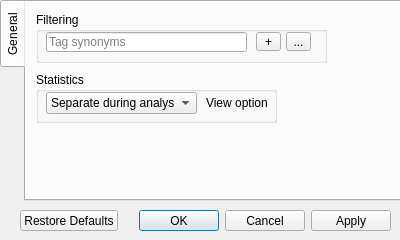
<?xml version="1.0" encoding="UTF-8"?>
<ui version="4.0">
 <class>pref_dialog</class>
 <widget class="QDialog" name="pref_dialog">
  <property name="geometry">
   <rect>
    <x>0</x>
    <y>0</y>
    <width>400</width>
    <height>240</height>
   </rect>
  </property>
  <property name="windowTitle">
   <string>Preferences</string>
  </property>
  <property name="windowIcon">
   <iconset>
    <normaloff>pic/256x256_WhiteLogo.png</normaloff>pic/256x256_WhiteLogo.png</iconset>
  </property>
  <widget class="QDialogButtonBox" name="pref_buttonBox">
   <property name="geometry">
    <rect>
     <x>20</x>
     <y>210</y>
     <width>371</width>
     <height>21</height>
    </rect>
   </property>
   <property name="orientation">
    <enum>Qt::Horizontal</enum>
   </property>
   <property name="standardButtons">
    <set>QDialogButtonBox::Apply|QDialogButtonBox::Cancel|QDialogButtonBox::Ok|QDialogButtonBox::RestoreDefaults</set>
   </property>
  </widget>
  <widget class="QTabWidget" name="tabWidget">
   <property name="geometry">
    <rect>
     <x>0</x>
     <y>0</y>
     <width>401</width>
     <height>201</height>
    </rect>
   </property>
   <property name="autoFillBackground">
    <bool>true</bool>
   </property>
   <property name="tabPosition">
    <enum>QTabWidget::West</enum>
   </property>
   <property name="currentIndex">
    <number>0</number>
   </property>
   <property name="documentMode">
    <bool>false</bool>
   </property>
   <widget class="QWidget" name="tab">
    <attribute name="title">
     <string>General</string>
    </attribute>
    <widget class="QGroupBox" name="groupBox">
     <property name="geometry">
      <rect>
       <x>10</x>
       <y>10</y>
       <width>291</width>
       <height>51</height>
      </rect>
     </property>
     <property name="title">
      <string>Filtering</string>
     </property>
     <widget class="QLineEdit" name="synonyms_lineEdit">
      <property name="geometry">
       <rect>
        <x>10</x>
        <y>20</y>
        <width>201</width>
        <height>20</height>
       </rect>
      </property>
      <property name="toolTip">
       <string>&lt;html&gt;&lt;head/&gt;&lt;body&gt;&lt;p&gt;Input &lt;span style=&quot; font-weight:600;&quot;&gt;tag synonims&lt;/span&gt;, separated by &lt;span style=&quot; font-weight:600;&quot;&gt;commas&lt;/span&gt;&lt;/p&gt;&lt;/body&gt;&lt;/html&gt;</string>
      </property>
      <property name="placeholderText">
       <string>Tag synonyms</string>
      </property>
     </widget>
     <widget class="QToolButton" name="save_syn_toolButton">
      <property name="geometry">
       <rect>
        <x>220</x>
        <y>20</y>
        <width>25</width>
        <height>19</height>
       </rect>
      </property>
      <property name="toolTip">
       <string>&lt;html&gt;&lt;head/&gt;&lt;body&gt;&lt;p&gt;&lt;span style=&quot; font-weight:600;&quot;&gt;Save&lt;/span&gt; the &lt;span style=&quot; font-weight:600;&quot;&gt;sysnonims&lt;/span&gt; to the programm's database&lt;/p&gt;&lt;/body&gt;&lt;/html&gt;</string>
      </property>
      <property name="text">
       <string>+</string>
      </property>
     </widget>
     <widget class="QToolButton" name="show_syn_toolButton_3">
      <property name="geometry">
       <rect>
        <x>250</x>
        <y>20</y>
        <width>25</width>
        <height>19</height>
       </rect>
      </property>
      <property name="toolTip">
       <string>&lt;html&gt;&lt;head/&gt;&lt;body&gt;&lt;p&gt;&lt;span style=&quot; font-weight:600;&quot;&gt;Show&lt;/span&gt; current &lt;span style=&quot; font-weight:600;&quot;&gt;synonyms list&lt;/span&gt;&lt;/p&gt;&lt;/body&gt;&lt;/html&gt;</string>
      </property>
      <property name="text">
       <string>...</string>
      </property>
     </widget>
    </widget>
    <widget class="QGroupBox" name="groupBox_2">
     <property name="geometry">
      <rect>
       <x>10</x>
       <y>70</y>
       <width>241</width>
       <height>51</height>
      </rect>
     </property>
     <property name="title">
      <string>Statistics</string>
     </property>
     <widget class="QComboBox" name="comboBox">
      <property name="geometry">
       <rect>
        <x>10</x>
        <y>20</y>
        <width>151</width>
        <height>22</height>
       </rect>
      </property>
      <item>
       <property name="text">
        <string>Separate during analysis</string>
       </property>
      </item>
      <item>
       <property name="text">
        <string>Full before the analysis</string>
       </property>
      </item>
      <item>
       <property name="text">
        <string>General before analysis</string>
       </property>
      </item>
      <item>
       <property name="text">
        <string>Separate before analysis</string>
       </property>
      </item>
     </widget>
     <widget class="QLabel" name="label">
      <property name="geometry">
       <rect>
        <x>170</x>
        <y>20</y>
        <width>61</width>
        <height>21</height>
       </rect>
      </property>
      <property name="text">
       <string>View option</string>
      </property>
     </widget>
    </widget>
   </widget>
  </widget>
 </widget>
 <resources/>
 <connections>
  <connection>
   <sender>pref_buttonBox</sender>
   <signal>accepted()</signal>
   <receiver>pref_dialog</receiver>
   <slot>accept()</slot>
   <hints>
    <hint type="sourcelabel">
     <x>248</x>
     <y>254</y>
    </hint>
    <hint type="destinationlabel">
     <x>157</x>
     <y>274</y>
    </hint>
   </hints>
  </connection>
  <connection>
   <sender>pref_buttonBox</sender>
   <signal>rejected()</signal>
   <receiver>pref_dialog</receiver>
   <slot>reject()</slot>
   <hints>
    <hint type="sourcelabel">
     <x>316</x>
     <y>260</y>
    </hint>
    <hint type="destinationlabel">
     <x>286</x>
     <y>274</y>
    </hint>
   </hints>
  </connection>
 </connections>
</ui>
